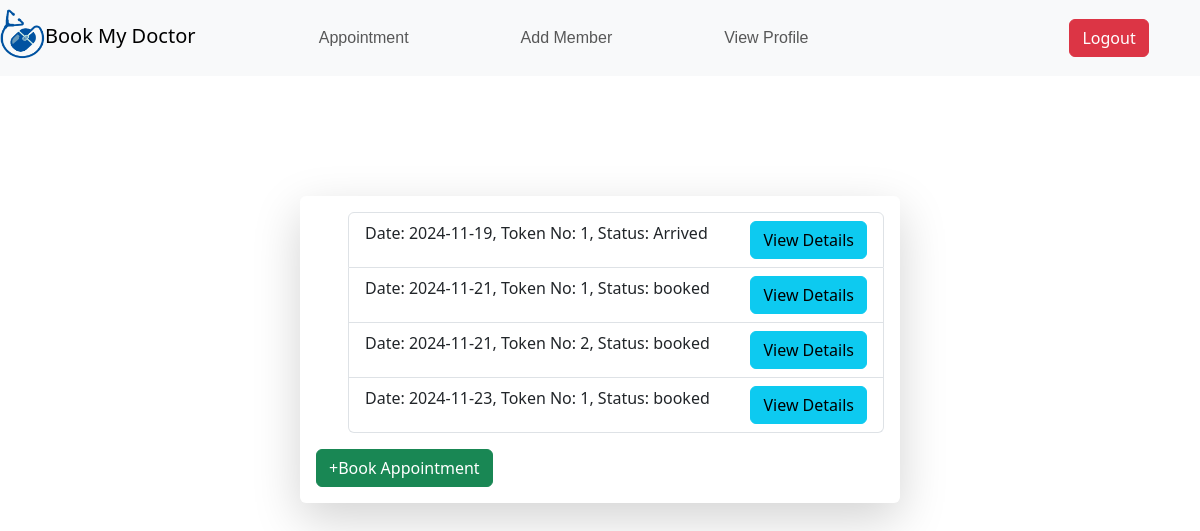
The page /U01a4b/dashboard on the database its author committed.
### application/models.py (models this page shows)
class Patientlist(db.Model):
    id=db.Column(db.String(),primary_key=True)
    aid=db.Column(db.String(),db.ForeignKey('appointment.id'))
    pid=db.Column(db.String(),db.ForeignKey('patient.id'))
    token=db.Column(db.Integer)
    status=db.Column(db.String(),default='booked')

class Appointment(db.Model):
    id=db.Column(db.String(),primary_key=True)
    date=db.Column(db.Date)
    slotid=db.Column(db.String(),db.ForeignKey('slots.id'))
    availability=db.Column(db.Boolean,default=True)
    message=db.Column(db.String(),default='Available')
    tokenCount=db.Column(db.Integer,default=0)
    patientlists=db.relationship('Patientlist',backref='appointment')

### application/controllers.py (the view)
@app.route('/<userId>/dashboard')
def userDashboard(userId):
    u=User.query.get(userId)
    patients=Patient.query.filter_by(uid=userId).all()
    deptdocs=[]
    docdays=[]
    docnotavaildays={}
    import datetime
    date=datetime.datetime.now()
    vdate=date+datetime.timedelta(days=15)
    for i in Deptdoc.query.all():
        global days
        docnotavaildays[i]=[]
        daysrec=i.days
        weekdays=[days[i.day] for i in daysrec]
        for eachday in daysrec:
            for eachslot in eachday.slots:
                appointsoneachslot=Appointment.query.filter_by(slotid=eachslot.id).all()
                for eachapp in appointsoneachslot:
                    if eachapp.date in docnotavaildays[i]:
                        if eachapp.availability:
                            docnotavaildays[i].remove(eachapp)
                    elif not eachapp.availability:
                        docnotavaildays[i]+=[eachapp.date]
        deptdocs.append((i,Doctor.query.get(i.docid),docnotavaildays[i]))
        docdays.append((Doctor.query.get(i.docid),i,weekdays))
    print(docnotavaildays)
    patientsappointment=[]
    for i in u.patients:
        patientsappointment.append((i,i.patientlists,[Appointment.query.get(i.aid) for i in i.patientlists]))
    slots={}
    for day in Days.query.all():
        slots[day]=Slots.query.filter_by(daysid=day.id).all()
    global states,cities
    return render_template('user_dash.html',slots=slots,docdays=docdays,date=date,vdate=vdate,user=u,patients=patients,states=states,cities=cities,hospitals=Hospital.query.all(),departments=Department.query.all(),deptdocs=deptdocs,patientsappointment=patientsappointment)

### templates/user_dash.html (shortened to what this page needs)
     {%extends 'userbase.html'%}
     {%block content%}
     <div class="container-sm col-lg-6 col-md-10 col-sm-14 shadow-lg p-3  bg-white rounded" id="appointment" style="margin-top:120px ;padding: 20px 20px 20px 20px; border-radius: 2%;">
        <ul margin="2px">
          {%for patient,patientlist,appointment in patientsappointment%}
            <ul class="list-group patient-appointment" id="{{patient.id}}" style="display: none;">
              {%if patientlist|length%}
              {%for plist in patientlist%}
                <li class="list-group-item d-flex justify-content-between">Date: {{appointment[loop.index-1].date}}, Token No: {{plist.token}}, Status: {{plist.status}}  <a type="button" class="btn btn-info" href="/{{patient.id}}/{{appointment[loop.index-1].id}}/{{plist.id}}/patientview">View Details</a></li>
              {%endfor%}
              {%else%}
              <li class="list-group-item" >No appointment yet!!</li>
              {%endif%}
              </ul>
              {%endfor%}
        </ul>
        <a type="button" class="btn btn-success" id="bookAppointmentBtn">
            +Book Appointment
        </a>
      </div>
{%endblock%}

### static/selecthost.css (style rules this page uses)
* { padding: 0px; margin: 0px; }

### rows shown on the page
Patientlist: token "1", status "Arrived"
Appointment: date "2024-11-19"
Patientlist: token "1", status "booked"
Appointment: date "2024-11-21"
Patientlist: token "2", status "booked"
Patientlist: token "1", status "booked"
Appointment: date "2024-11-23"
